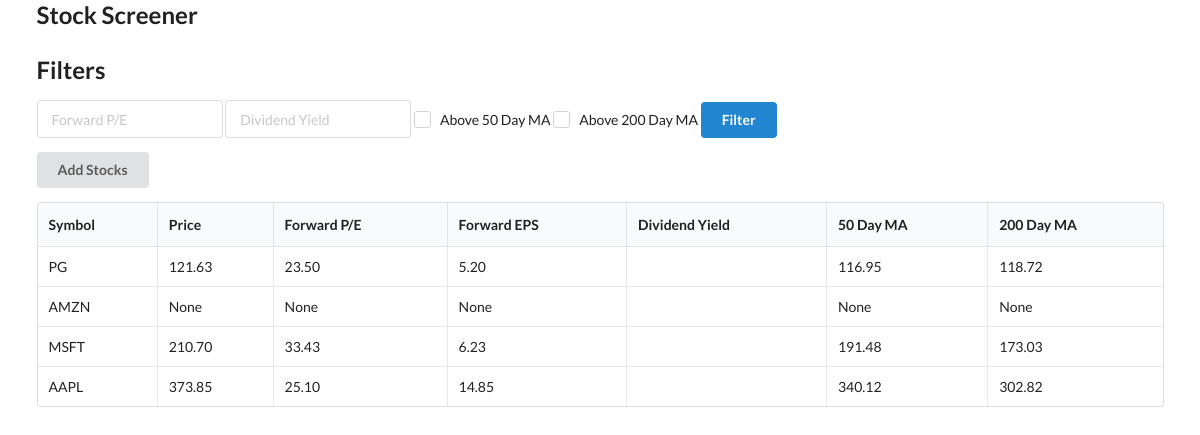
The page / on the database its author committed.
### models.py (models this page shows)
class Stock(Base):
    __tablename__ = "stocks"
    id = Column(Integer, primary_key=True, index=True)
    symbol = Column(String, unique=True, index=True)
    price = Column(Numeric(10,2))
    forward_pe = Column(Numeric(10,2))
    forward_eps = Column(Numeric(10,2))
    divident_yield = Column(Numeric(10,2))
    ma50 = Column(Numeric(10,2))
    ma200 = Column(Numeric(10,2))

### main.py (the view)
@app.get("/")
def home(request: Request, forward_pe = None, dividend_yield = None, ma50 = None, ma200 = None, db: Session = Depends(get_db)):
    stocks = db.query(Stock)
    if forward_pe:
        stocks = stocks.filter(Stock.forward_pe < forward_pe)
    if dividend_yield:
        stocks = stocks.filter(Stock.dividend_yield > dividend_yield)
    if ma50:
        stocks = stocks.filter(Stock.price > Stock.ma50)
    if ma200:
        stocks = stocks.filter(Stock.price > Stock.ma200)
    stocks = stocks.all()
    return templates.TemplateResponse("home.html", {
        "request": request,
        "stocks": stocks,
        "dividend_yield": dividend_yield,
        "forward_pe": forward_pe,
        "ma200": ma200,
        "ma50": ma50
    })

### templates/home.html (shortened to what this page needs)
{% extends "layout.html" %}
{% block content %}
<h2>Filters</h2>
<form method="get">
<div class="ui input">
  <input name="forward_pe" type="text" placeholder="Forward P/E" value="{{ forward_pe or '' }}">
</div>
<div class="ui input">
  <input name="dividend_yield" type="text" placeholder="Dividend Yield" value="{{ dividend_yield or '' }}">
</div>
<div class="ui checkbox">
  <label>Above 50 Day MA</label>
</div>
<div class="ui checkbox">
  <label>Above 200 Day MA</label>
</div>
<button type="submit" class="ui button primary">Filter</button>
</form>
<div><button id="add_stocks" class="ui button">Add Stocks</button></div>
<table class="ui celled table">
    <thead>
        <tr>
            <th>Symbol</th>
            <th>Price</th>
            <th>Forward P/E</th>
            <th>Forward EPS</th>
            <th>Dividend Yield</th>
            <th>50 Day MA</th>
            <th>200 Day MA</th>
        </tr>
    </thead>
    <tbody>
        {% for stock in stocks %}
        <tr>
            <td>{{ stock.symbol }}</td>
            <td>{{ stock.price }}</td>
            <td>{{ stock.forward_pe }}</td>
            <td>{{ stock.forward_eps }}</td>
            <td>{{ stock.dividend_yield }}</td>
            <td>{{ stock.ma50 }}</td>
            <td>{{ stock.ma200 }}</td>
        </tr>
        {% endfor %}
    </tbody>
</table>
{% endblock %}

### templates/layout.html (shortened to what this page needs)
<html>
    <head>
        <link rel="stylesheet" href="https://cdn.jsdelivr.net/npm/semantic-ui@2.4.2/dist/semantic.min.css">
    </head>
    <body>
        <div class="ui container">
        <h2>Stock Screener</h2>
        {% block content %}
        {% endblock %}
        </div>
    </body>
</html>

### rows shown on the page
Stock: symbol "PG", price "121.63", forward_pe "23.50", forward_eps "5.20", ma50 "116.95", ma200 "118.72"
Stock: symbol "AMZN", price "None", forward_pe "None", forward_eps "None", ma50 "None", ma200 "None"
Stock: symbol "MSFT", price "210.70", forward_pe "33.43", forward_eps "6.23", ma50 "191.48", ma200 "173.03"
Stock: symbol "AAPL", price "373.85", forward_pe "25.10", forward_eps "14.85", ma50 "340.12", ma200 "302.82"
